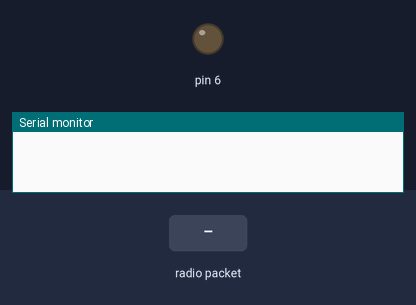
Bench run of a sketch on a simulated Arduino Uno, built with avr-gcc and run on an emulated ATmega328P. Parts: output pins drawn as LEDs (lit = HIGH), the last lines printed to the serial monitor. Inputs (shaded band) come from the test bench. No radio packets arrive unless stated.

Above: at 1.2 s.
1.3 s: radio packet "1" arrives
At 1.9 s:
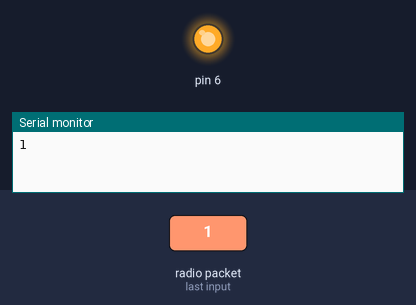
Timing chart, 0 to 4.3 s (numbered marks = the images above; inputs shaded):
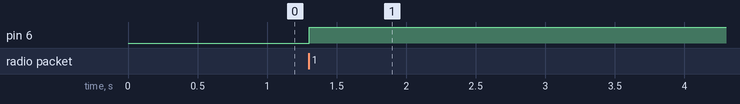

The sketch:

nrfrx.ino
```cpp
#include <SPI.h>
#include <nRF24L01.h>
#include <RF24.h>
RF24 radio(9, 10); // CE, CSN
const byte address[6] = "00001";
boolean button_state = 0;
int led_pin = 3;
void setup() {
pinMode(6, OUTPUT);
Serial.begin(9600);
radio.begin();
radio.openReadingPipe(0, address);   //Setting the address at which we will receive the data
radio.setPALevel(RF24_PA_MIN);       //You can set this as minimum or maximum depending on the distance between the transmitter and receiver.
radio.startListening();              //This sets the module as receiver
}
void loop()
{
if (radio.available())              //Looking for the data.
{
char text[32] = "";                 //Saving the incoming data
radio.read(&text, sizeof(text));    //Reading the data
radio.read(&button_state, sizeof(button_state));    //Reading the data
if(button_state == HIGH)
{
digitalWrite(6, HIGH);
Serial.println(text);
}
else
{
digitalWrite(6, LOW);
Serial.println(text);}
}
delay(5);
}
```

Measured:
- after the input at 1.3 s, pin 6: LOW → HIGH at once
